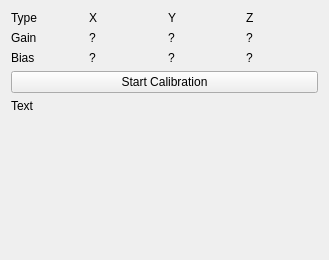
<?xml version="1.0" encoding="UTF-8"?>
<ui version="4.0">
 <class>calibrate_magnetometer</class>
 <widget class="QWidget" name="calibrate_magnetometer">
  <property name="geometry">
   <rect>
    <x>0</x>
    <y>0</y>
    <width>329</width>
    <height>260</height>
   </rect>
  </property>
  <property name="windowTitle">
   <string>Form</string>
  </property>
  <layout class="QVBoxLayout" name="verticalLayout">
   <item>
    <layout class="QVBoxLayout" name="vlayout">
     <item>
      <layout class="QGridLayout" name="grid_layout">
       <item row="0" column="0">
        <widget class="QLabel" name="label">
         <property name="text">
          <string>Type</string>
         </property>
        </widget>
       </item>
       <item row="0" column="1">
        <widget class="QLabel" name="label_2">
         <property name="text">
          <string>X</string>
         </property>
        </widget>
       </item>
       <item row="0" column="2">
        <widget class="QLabel" name="label_3">
         <property name="text">
          <string>Y</string>
         </property>
        </widget>
       </item>
       <item row="0" column="3">
        <widget class="QLabel" name="label_4">
         <property name="text">
          <string>Z</string>
         </property>
        </widget>
       </item>
       <item row="1" column="0">
        <widget class="QLabel" name="label_5">
         <property name="text">
          <string>Gain</string>
         </property>
        </widget>
       </item>
       <item row="2" column="0">
        <widget class="QLabel" name="label_6">
         <property name="text">
          <string>Bias</string>
         </property>
        </widget>
       </item>
       <item row="1" column="1">
        <widget class="QLabel" name="gain_x">
         <property name="text">
          <string>?</string>
         </property>
        </widget>
       </item>
       <item row="2" column="1">
        <widget class="QLabel" name="bias_x">
         <property name="text">
          <string>?</string>
         </property>
        </widget>
       </item>
       <item row="1" column="2">
        <widget class="QLabel" name="gain_y">
         <property name="text">
          <string>?</string>
         </property>
        </widget>
       </item>
       <item row="2" column="2">
        <widget class="QLabel" name="bias_y">
         <property name="text">
          <string>?</string>
         </property>
        </widget>
       </item>
       <item row="1" column="3">
        <widget class="QLabel" name="gain_z">
         <property name="text">
          <string>?</string>
         </property>
        </widget>
       </item>
       <item row="2" column="3">
        <widget class="QLabel" name="bias_z">
         <property name="text">
          <string>?</string>
         </property>
        </widget>
       </item>
      </layout>
     </item>
     <item>
      <widget class="QPushButton" name="start_button">
       <property name="text">
        <string>Start Calibration</string>
       </property>
      </widget>
     </item>
     <item>
      <widget class="QLabel" name="text_label">
       <property name="text">
        <string>Text</string>
       </property>
       <property name="wordWrap">
        <bool>true</bool>
       </property>
      </widget>
     </item>
     <item>
      <spacer name="verticalSpacer">
       <property name="orientation">
        <enum>Qt::Vertical</enum>
       </property>
       <property name="sizeHint" stdset="0">
        <size>
         <width>20</width>
         <height>40</height>
        </size>
       </property>
      </spacer>
     </item>
    </layout>
   </item>
  </layout>
 </widget>
 <resources/>
 <connections/>
</ui>
